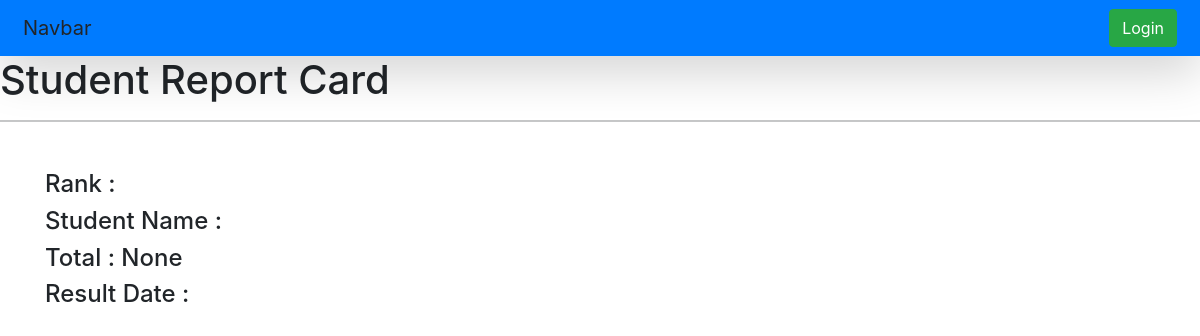
The app's page /see_marks/STU-0182/, older data.
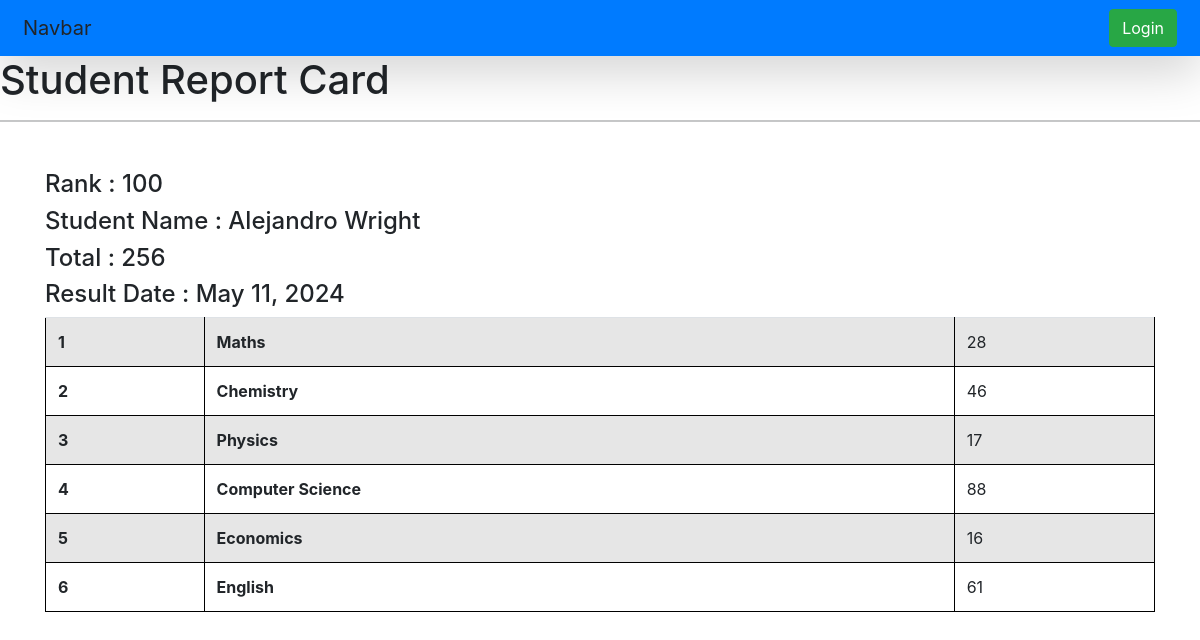
The same page, newer data.
### vege/models.py (models this page shows, shortened)
class SubjectMarks(models.Model):
    student = models.ForeignKey(
        Student, related_name="studentmarks", on_delete=models.CASCADE
    )
    subject = models.ForeignKey(Subject, on_delete=models.CASCADE)
    marks = models.IntegerField()
    class Meta:
        unique_together = ["student", "subject"]

class Student(models.Model):
    student_id = models.OneToOneField(
        StudentID, related_name="studentid", on_delete=models.CASCADE
    )
    department = models.ForeignKey(
        Department, related_name="student_dept", on_delete=models.CASCADE
    )
    student_name = models.CharField(max_length=100)
    student_email = models.EmailField(unique=True)
    student_age = models.IntegerField(default=18)
    student_address = models.TextField()
    class Meta:
        ordering = ["student_name"]
        verbose_name = "student"

class ReportCard(models.Model):
    student = models.ForeignKey(
        Student, related_name="student_report_card", on_delete=models.CASCADE
    )
    student_rank = models.IntegerField()
    date_of_generation = models.DateField(auto_now_add=True)
    class Meta:
        unique_together = ["student_rank", "date_of_generation"]

class Subject(models.Model):
    subject_name = models.CharField(max_length=100)

### vege/views.py (the view)
# urls.py: path("see_marks/<student_id>/", see_marks, name="see_marks"),
def see_marks(request, student_id):
    queryset = SubjectMarks.objects.filter(student__student_id__student_id=student_id)
    total_marks = queryset.aggregate(total_marks=Sum("marks"))
    return render(
        request,
        "reports/see_marks.html",
        {
            "queryset": queryset,
            "total_marks": total_marks,
        },
    )

### vege/templates/reports/see_marks.html (shortened to what this page needs)
{%extends "base.html"%}
{%block start%}
<h1>Student Report Card</h1>
<link rel="stylesheet" href="https://cdn.jsdelivr.net/npm/bootstrap@4.3.1/dist/css/bootstrap.min.css"
>
<hr>
<div class="container mt-5">
    <h4>Rank : {{queryset.first.student.student_report_card.first.student_rank}}</h4>
    <h4>Student Name : {{queryset.first.student.student_name}}</h4>
    <h4>Total : {{total_marks.total_marks}}</h4>
    <h4>Result Date : {{queryset.first.student.student_report_card.first.date_of_generation}}</h4>
    <table class="table table-striped">
        <tbody>
            {% for marks in queryset %}
            <tr>
                <th scope="row">{{forloop.counter}}</th>
                <td><b>{{marks.subject.subject_name}}</b></td>
                <td>{{marks.marks}}</td>
            </tr>
            {% endfor %}
        </tbody>
    </table>
</div>
{%endblock%}

### home/Templates/base.html (shortened to what this page needs)
<!doctype html>
<html lang="en">
<head>
    <link href="https://stackpath.bootstrapcdn.com/bootstrap/5.1.3/css/bootstrap.min.css" rel="stylesheet"
>
    <link rel="stylesheet" href="https://cdnjs.cloudflare.com/ajax/libs/font-awesome/4.7.0/css/font-awesome.min.css">
</head>
</head>
<body>
    {% with user_authenticated=request.user.is_authenticated %}
    <nav class="navbar dark p-2 bg-primary shadow-lg">
        <div class="container-fluid">
            {% if user_authenticated %}
                <a class="navbar-brand">Navbar ({{request.user.username}} is logged in)</a>
            {% else %}
                <a class="navbar-brand">Navbar</a>
            {% endif %}
            <form class="d-flex" role="search">
                {% if user_authenticated %}
                    <a href="/logout/" class="btn btn-success" type="submit">Logout</a>
                {% else %}
                    <a href="/login/" class="btn btn-success" type="submit">Login</a>
                {% endif %}
            </form>
        </div>
    </nav>
    {% endwith %}
    {%block start%}
    {%endblock%}
</body>
</html>

### home/Templates/base.html (style rules this page uses)
table { width: 100%; border-collapse: collapse; }
table, th, td { border: 1px solid black; }
th, td { padding: 10px; text-align: left; }

Row changes from the older to the newer data that the page shows:
added SubjectMarks: first.student.student_report_card.first.student_rank "100", first.student.student_name "Alejandro Wright", first.student.student_report_card.first.date_of_generation "May 11, 2024", subject.subject_name "Maths", marks "28"
added SubjectMarks: subject.subject_name "Chemistry", marks "46"
added SubjectMarks: subject.subject_name "Physics", marks "17"
added SubjectMarks: subject.subject_name "Computer Science", marks "88"
added SubjectMarks: subject.subject_name "Economics", marks "16"
added SubjectMarks: subject.subject_name "English", marks "61"
Text that changed along with them:
{{ total_marks.total_marks }}: "None" → "256"
